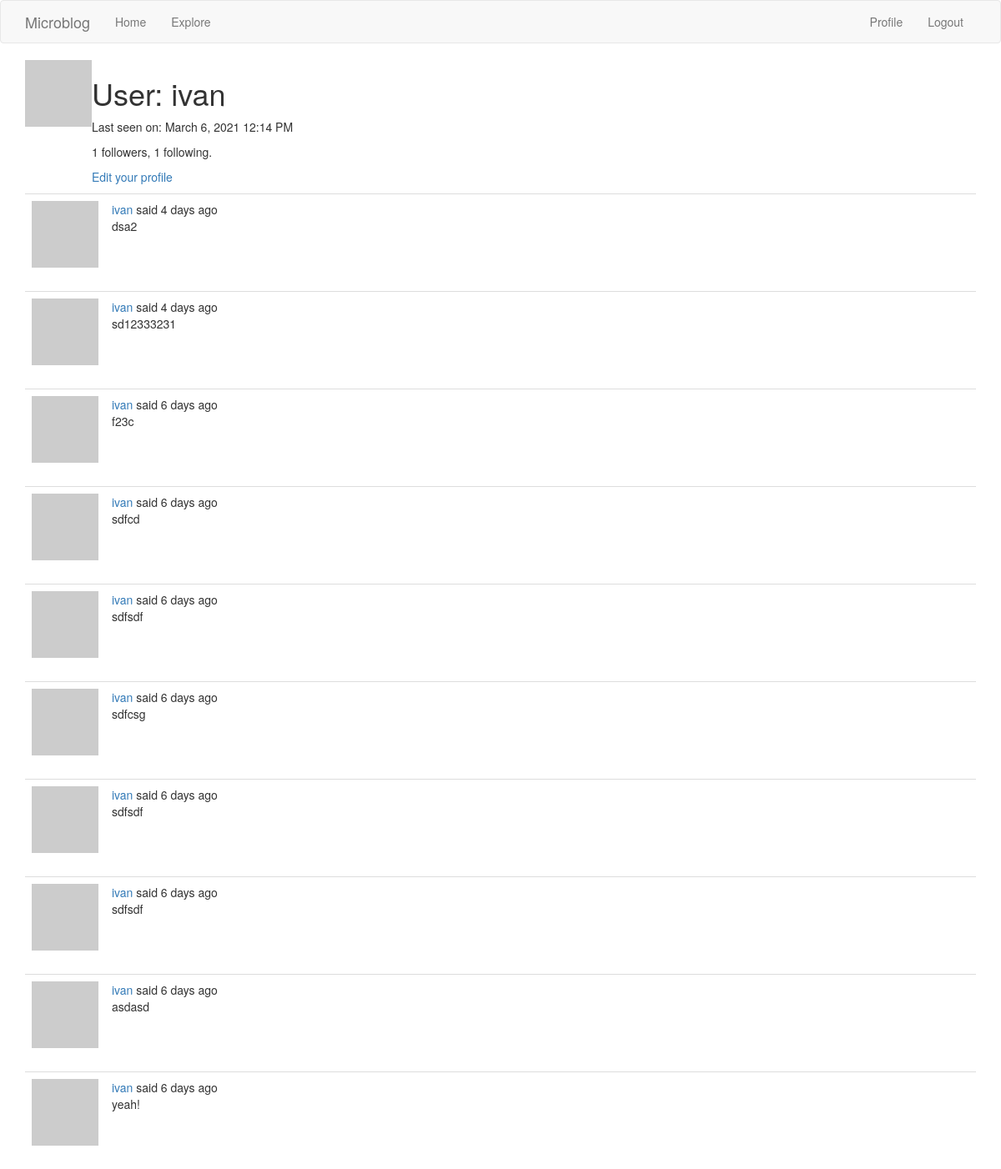
Before: /user/ivan (signed in) with the older database file.
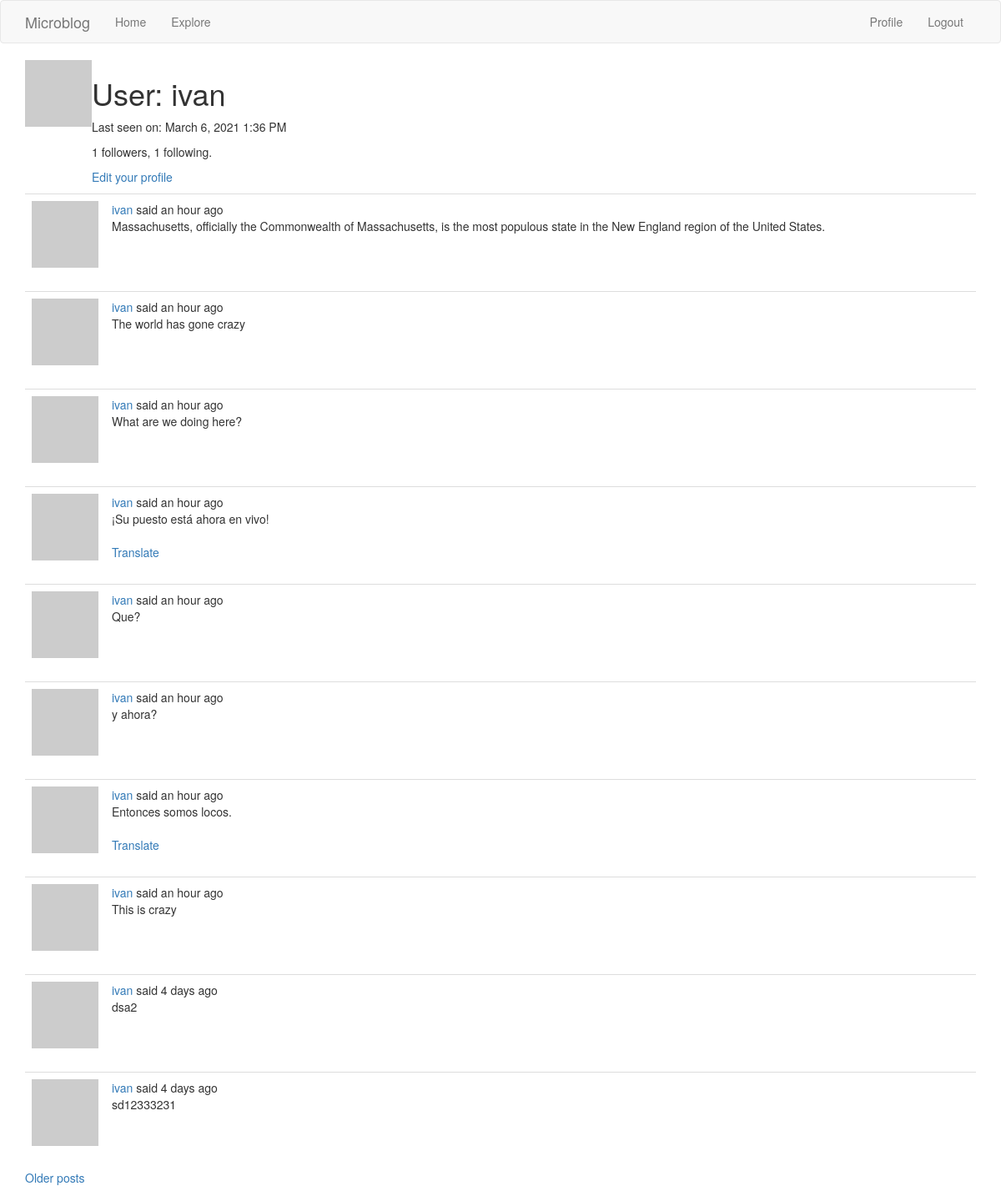
After: the same page with the newer database file.
### app/models.py (models this page shows, shortened)
class User(UserMixin, db.Model):
    id = db.Column(db.Integer, primary_key=True)
    username = db.Column(db.String(64), index=True, unique=True)
    email = db.Column(db.String(120), index=True, unique=True)
    password_hash = db.Column(db.String(128))
    posts = db.relationship('Post', backref='author', lazy='dynamic')
    about_me = db.Column(db.String(140))
    last_seen = db.Column(db.DateTime, default=datetime.utcnow)
    followed = db.relationship(
        'User',
        secondary=followers,
        primaryjoin=(followers.c.follower_id == id),
        secondaryjoin=(followers.c.followed_id == id),
        backref=db.backref('followers', lazy='dynamic'),
        lazy='dynamic'
    )
    def avatar(self, size):
        lower_email = str(self.email).lower()
        digest = md5(lower_email.encode('utf-8')).hexdigest()
        return 'https://www.gravatar.com/avatar/{}?d=identicon&s={}'.format(digest, size)

class Post(db.Model):
    id = db.Column(db.Integer, primary_key=True)
    body = db.Column(db.String(140))
    language = db.Column(db.String(5))
    timestamp = db.Column(db.DateTime, index=True, default=datetime.utcnow)
    user_id = db.Column(db.Integer, db.ForeignKey('user.id'))

### app/routes.py (the view)
@app.route('/user/<username>')
@login_required
def user(username):
    user = User.query.filter_by(username=username).first_or_404()
    page = request.args.get('page', 1, type=int)
    posts = user.posts.order_by(Post.timestamp.desc()).paginate(
        page, app.config['POSTS_PER_PAGE'], False)
    next_url = url_for('user', username=user.username, page=posts.next_num) \
        if posts.has_next else None
    prev_url = url_for('user', username=user.username, page=posts.prev_num) \
        if posts.has_prev else None
    form = EmptyForm()
    return render_template('user.jinja', user=user, posts=posts.items,
                           next_url=next_url, prev_url=prev_url, form=form)

### app/models.py (called while the page is built)
@login.user_loader
def load_user(user_id):
    return User.query.get(int(user_id))

### app/routes.py (called while the page is built)
@app.before_request
def before_request():
    if current_user.is_authenticated:
        current_user.last_seen = datetime.utcnow()
        db.session.commit()
    g.locale = str(get_locale())

### app/templates/user.jinja (shortened to what this page needs)
{% extends "base.jinja" %}
{% block app_content %}
    <table>
        <tr valign="top">
            <td><img src="{{ user.avatar(128) }}"></td>
            <td>
                <h1>User: {{ user.username }}</h1>
                {% if user.last_seen %}
                    <p>{{ _('Last seen on:') }} {{ moment(user.last_seen).format('LLL') }}</p>
                {% endif %}
                <p>{{ user.followers.count() }} {{ _('followers') }}, {{ user.followed.count() }} {{ _('following') }}.</p>
                {% if user == current_user %}
                <p><a href="{{ url_for('edit_profile') }}">{{ _('Edit your profile') }}</a></p>
                {% endif %}
            </td>
        </tr>
    </table>
    {% for post in posts %}
        {% include '_post.jinja' %}
    {% endfor %}
    {% if next_url %}
        <a href="{{ next_url }}">{{ _('Older posts') }}</a>
    {% endif %}
{% endblock %}

### app/templates/_post.jinja (shortened to what this page needs)
    <table class="table table-hover">
        <tr>
            <td width="70px">
                <a href="{{ url_for('user', username=post.author.username) }}">
                    <img src="{{ post.author.avatar(70) }}" />
                </a>
            </td>
            <td>
                {{ _('%(username)s said %(when)s',
                    username=user_link, when=moment(post.timestamp).fromNow()) }}
                <br>
                <span id="post{{ post.id }}">{{ post.body }}</span>
                {% if post.language and post.language != g.locale %}
                <br><br>
                <span id="translation{{ post.id }}">
                    <a href="javascript:translate(
                                '#post{{ post.id }}',
                                '#translation{{ post.id }}',
                                '{{ post.language }}',
                                '{{ g.locale }}');">{{ _('Translate') }}</a>
                </span>
                {% endif %}
            </td>
        </tr>
    </table>

Changed rows visible on the page:
no longer on this page (row unchanged): Post: body "f23c"
no longer on this page (row unchanged): Post: body "sdfcd"
no longer on this page (row unchanged): Post: body "sdfsdf"
no longer on this page (row unchanged): Post: body "sdfcsg"
no longer on this page (row unchanged): Post: body "sdfsdf"
no longer on this page (row unchanged): Post: body "sdfsdf"
no longer on this page (row unchanged): Post: body "asdasd"
no longer on this page (row unchanged): Post: body "yeah!"
changed User "ivan": last_seen "March 6, 2021 12:14 PM" → "March 6, 2021 1:36 PM"
added Post: body "Massachusetts, officially the Commonwealth of Massachusetts, is the most populous state in the New England region of the United States."
added Post: body "The world has gone crazy"
added Post: body "What are we doing here?"
added Post: body "¡Su puesto está ahora en vivo!"
added Post: body "Que?"
added Post: body "y ahora?"
added Post: body "Entonces somos locos."
added Post: body "This is crazy"
Other visible differences:
text now shown: "Older posts"
